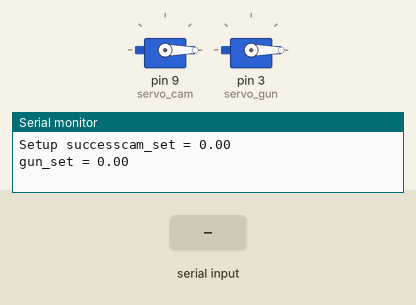
Simulated run of this sketch. Board: Arduino Uno, built with avr-gcc and run on an emulated ATmega328P. On the bench: 2 × servo, the last lines printed to the serial monitor. Inputs (shaded band) come from the test bench.

Above: at 2.0 s.
2.1 s: "c90\n" received over Serial
At 4.6 s:
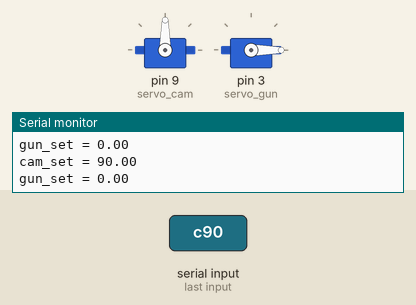
5.1 s: "c,45\n" received over Serial
At 7.8 s:
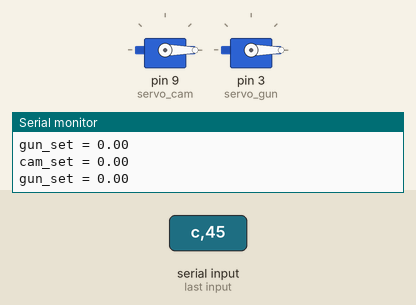
8.1 s: "g90\n" received over Serial
At 10.5 s:
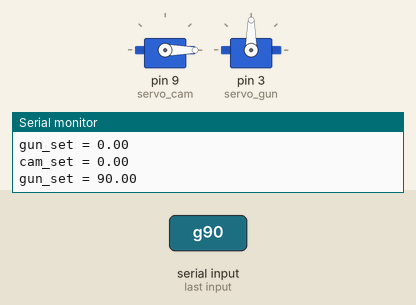
11.1 s: "g,45\n" received over Serial
At 14.0 s:
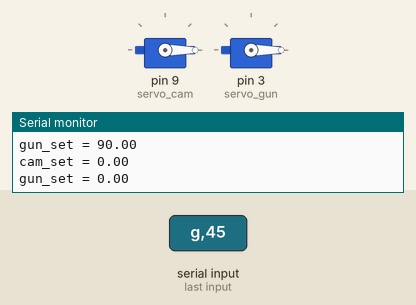
Timing chart, 0 to 15.1 s (numbered marks = the images above; inputs shaded):
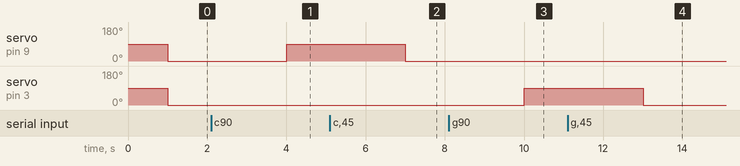

The sketch:

sketch_feb07b.ino
```cpp
/*
  Controlling a servo position using a potentiometer (variable resistor)
  by Michal Rinott <http://people.interaction-ivrea.it/m.rinott>

  modified on 8 Nov 2013
  by Scott Fitzgerald
  http://www.arduino.cc/en/Tutorial/Knob
*/

#include <Servo.h>
#include <string.h>

#define SERVO1 9 //digital pin for camera setpoint signal
#define SERVO2 3

Servo servo_cam;  // servo object for camera yaw
Servo servo_gun; // // servo object for gun pitch

double cam_set = 0;
double gun_set = 0;

void setup() {
  servo_cam.attach(9);
  servo_gun.attach(3);
  Serial.begin(9600); // serial comm to raspi
  Serial.print("Setup success");
}

char s[]="180,360";
void loop() {
  //read setpoint
  char *s1;
  char *s2;

  delay(1000);
  if(Serial.available())
  {
    get_setpoint();  //get setpoint from serial communication
    cam_set = map(cam_set, 0, 360, 0, 360);     // scale it to use it with the servo (value between 0 and 180)
    gun_set = map(gun_set, 0, 180, 0, 180);     // scale it to use it with the servo (value between 0 and 180)
  }

  Serial.print("cam_set = ");
  Serial.println(cam_set);
  Serial.print("gun_set = ");
  Serial.println(gun_set);

  //Move the servo
  servo_cam.write(cam_set);                  // sets the servo position according to the scaled value
  servo_gun.write(gun_set);
  delay(1000);
  //servo_cam.write(0);                  // sets the servo position according to the scaled value

}

void get_setpoint()
{
  String serialResponse;
  serialResponse = Serial.readStringUntil('\0');
  char buf[sizeof(s)];
  serialResponse.toCharArray(buf, sizeof(buf));
  char *p = buf;
  char *camc, *gunc;  //string variable for cam and gun

  char *str;
  str = strtok_r(p, ",", &p);
  while (str  != NULL) // delimiter is the semicolon
  {
      //camc = &str[0];
      //String s=camc;
      //cam_set = s.toFloat();

      if(str[0]=='c')
      {
        camc = &str[1];
        String s=camc;
        cam_set = s.toFloat();

      }else if(str[0]=='g'){
        gunc = &str[1];
        String s=gunc;
        gun_set = s.toFloat();
      }
    str = strtok_r(p, ",", &p);
  }
}
```

Measured:
- after the input at 2.1 s, servo on pin 9 (servo_cam): 0° → 90° after 1.9 s
- after the input at 5.1 s, servo on pin 9 (servo_cam): 90° → 0° after 1.9 s
- after the input at 8.1 s, servo on pin 3 (servo_gun): 0° → 90° after 1.9 s
- after the input at 11.1 s, servo on pin 3 (servo_gun): 90° → 0° after 1.9 s
